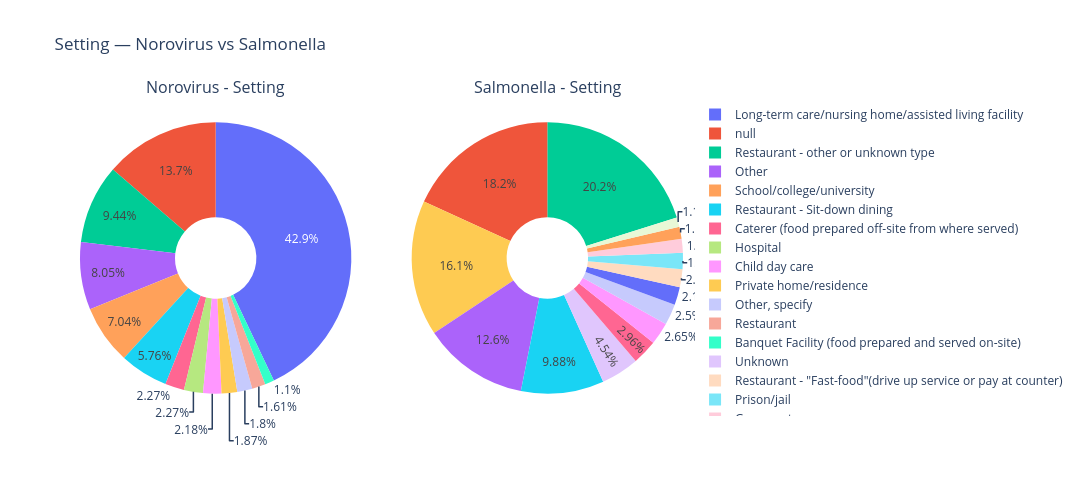

Notebook source saved alongside this figure:
### Code cell
# Get Setting counts for Norovirus and Salmonella
noro_setting = norovirus_df['Setting'].value_counts(dropna=False)
salm_setting = salmonella_df['Setting'].value_counts(dropna=False)

noro_pie = prepare_pie(noro_setting)
salm_pie = prepare_pie(salm_setting)

fig = make_subplots(rows=1, cols=2,
                    specs=[[{'type': 'pie'}, {'type': 'pie'}]],
                    subplot_titles=['Norovirus - Setting', 'Salmonella - Setting'])

fig.add_trace(go.Pie(
    labels=noro_pie.index,
    values=noro_pie.values,
    name='Norovirus',
    hole=0.3
), row=1, col=1)

fig.add_trace(go.Pie(
    labels=salm_pie.index,
    values=salm_pie.values,
    name='Salmonella',
    hole=0.3
), row=1, col=2)

fig.update_layout(
    title='Setting — Norovirus vs Salmonella',
    height=500,
    width=1200
)

fig.show()

### Figure 1 — Plotly figure (JSON) as saved in the notebook; plotly's stock layout.template omitted (floating-point values rounded to 4 significant figures)
{"data": [{"domain": {"x": [0, 0.45], "y": [0, 1]}, "hole": 0.3, "labels": ["Long-term care/nursing home/assisted living facility", null, "Restaurant - other or unknown type", "School/college/university", "Restaurant - Sit-down dining", "Caterer (food prepared off-site from where served)", "Hospital", "Child day care", "Private home/residence", "Other, specify", "Restaurant", "Other", "Banquet Facility (food prepared and served on-site)"], "name": "Norovirus", "type": "pie", "values": [9085, 2894, 1997, 1489, 1219, 481, 480, 461, 395, 380, 340, 1702, 232]}, {"domain": {"x": [0.55, 1], "y": [0, 1]}, "hole": 0.3, "labels": ["Restaurant - other or unknown type", null, "Private home/residence", "Restaurant - Sit-down dining", "Other", "Unknown", "Caterer (food prepared off-site from where served)", "Child day care", "Other, specify", "Long-term care/nursing home/assisted living facility", "Restaurant - \"Fast-food\"(drive up service or pay at counter)", "Prison/jail", "Grocery store", "School/college/university", "Restaurant - other or unknown type; Private home/residence"], "name": "Salmonella", "type": "pie", "values": [662, 596, 529, 324, 412, 149, 97, 87, 82, 70, 70, 63, 55, 47, 36]}], "layout": {"annotations": [{"font": {"size": 16}, "showarrow": false, "text": "Norovirus - Setting", "x": 0.225, "xanchor": "center", "xref": "paper", "y": 1, "yanchor": "bottom", "yref": "paper"}, {"font": {"size": 16}, "showarrow": false, "text": "Salmonella - Setting", "x": 0.775, "xanchor": "center", "xref": "paper", "y": 1, "yanchor": "bottom", "yref": "paper"}], "height": 500, "title": {"text": "Setting — Norovirus vs Salmonella"}, "width": 1200}}
